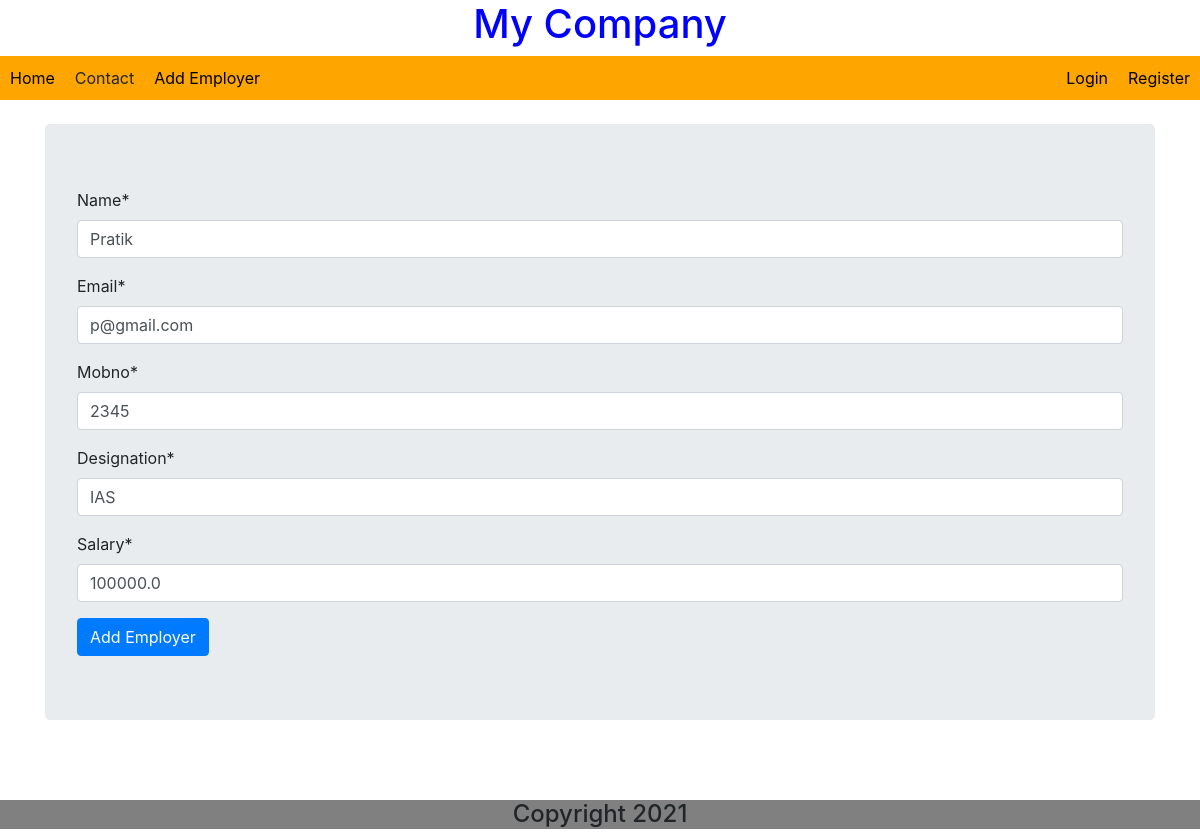
The page /ca/update/4/ on the database its author committed.
### CRUDAuthApp/models.py (models this page shows)
class Employer(models.Model):
    name = models.CharField(max_length=32)
    email = models.CharField(max_length=32)
    mobno = models.IntegerField()
    designation = models.CharField(max_length=32)
    salary = models.FloatField()

### CRUDAuthApp/views.py (the view)
# urls.py: path('update/<int:pk>/',EmployerUpdateView.as_view(),name='emp_update'),
class EmployerUpdateView(UpdateView):
    model = Employer
    fields = '__all__'
    success_url = '/ca/home/'

### templates/CRUDAuthApp/employer_form.html (shortened to what this page needs)
{% extends 'layout.html' %}
{% load crispy_forms_tags %}
{% block content %}
    <div class="container">
        <form method="post" class="jumbotron">
            {{form|crispy}}
            <input type="submit" value="Add Employer" class="btn btn-primary">
        </form>
    </div>
{% endblock %}

### static/CRUDAuthApp/style.css (style rules this page uses)
body { background-color: lightgreen; }

### rows shown on the page
Employer: name "Pratik", email "p@gmail.com", mobno "2345", designation "IAS", salary "100000.0"
